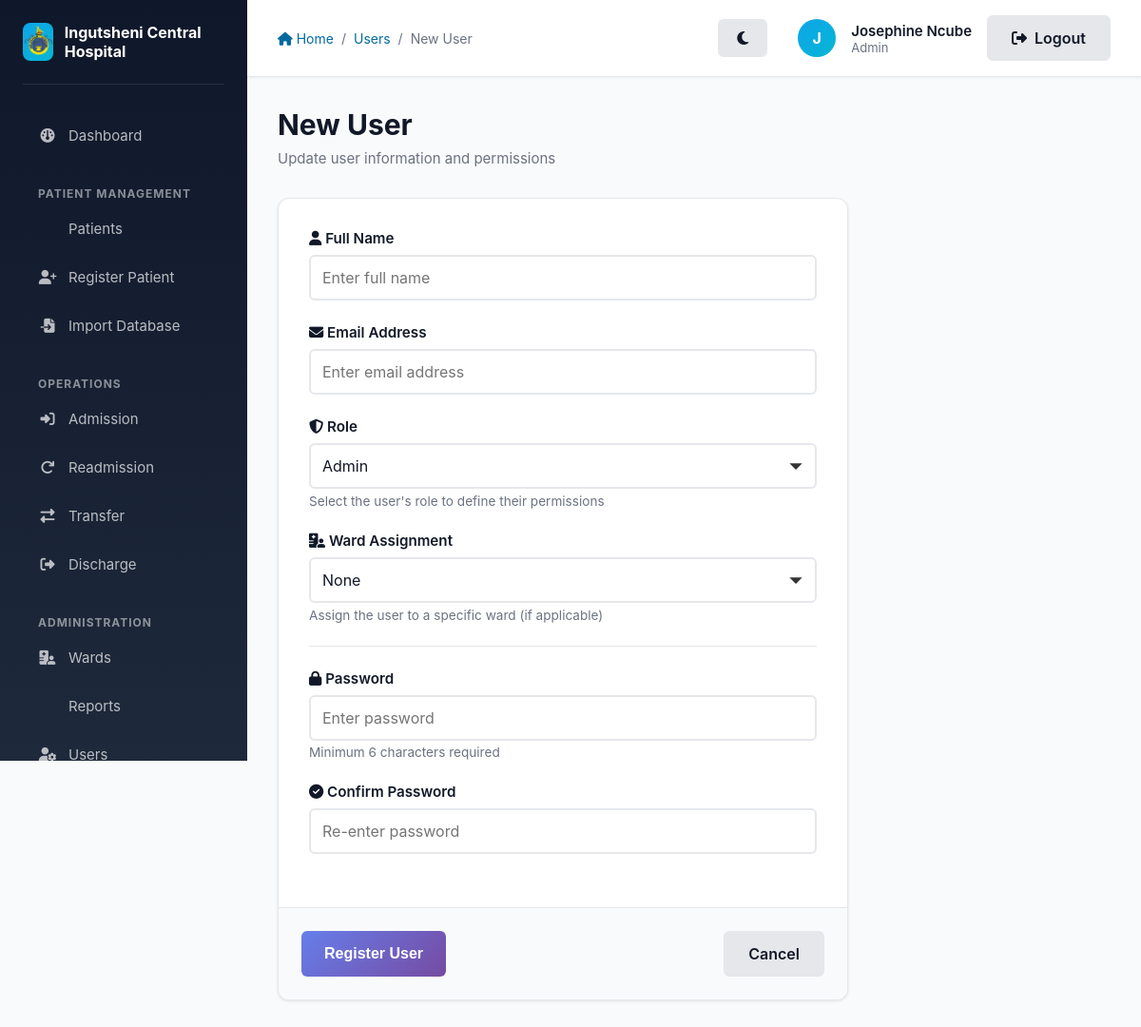
The page /auth/user/new (signed in) on the database its author committed.
### app/models/models.py (models this page shows)
class User(db.Model, UserMixin):
    __tablename__ = 'users'
    id = db.Column(db.Integer, primary_key=True)
    name = db.Column(db.String(100), nullable=False)
    email = db.Column(db.String(120), unique=True, nullable=False)
    password_hash = db.Column(db.String(128), nullable=False)
    role_id = db.Column(db.Integer, db.ForeignKey('roles.id'), nullable=False)
    ward_id = db.Column(db.Integer, db.ForeignKey('wards.id'), nullable=True)

class Role(db.Model):
    __tablename__ = 'roles'
    id = db.Column(db.Integer, primary_key=True)
    name = db.Column(db.String(50), unique=True, nullable=False)
    users = db.relationship('User', backref='role_obj', lazy=True)

### app/auth/routes.py (the view, shortened to what this page needs)
@auth.route('/user/new', methods=['GET', 'POST'])
@login_required
@role_required(['Admin'])
def create_user():
    form = UserRegistrationForm()
    form.role.choices = [(r.id, r.name) for r in Role.query.all()]
    form.ward.choices = [(0, 'None')] + [(w.id, w.name) for w in Ward.query.all()]
    return render_template('auth/create_user.html', title='New User', form=form)

### app/auth/forms.py (shortened to what this page needs)
class UserRegistrationForm(FlaskForm):
    name = StringField('Full Name', validators=[DataRequired()])
    email = StringField('Email', validators=[DataRequired(), Email()])
    role = SelectField('Role', coerce=int, validators=[DataRequired()])
    ward = SelectField('Ward (Optional)', coerce=int)
    password = PasswordField('Password', validators=[DataRequired()])
    confirm_password = PasswordField('Confirm Password', validators=[DataRequired(), EqualTo('password')])
    submit = SubmitField('Register User')

### app/auth/utils.py (called while the page is built)
def role_required(roles):
    def decorator(f):
        @wraps(f)
        def decorated_function(*args, **kwargs):
            if not current_user.is_authenticated or current_user.role_obj.name not in roles:
                abort(403)
            return f(*args, **kwargs)
        return decorated_function
    return decorator

### app/models/models.py (called while the page is built)
@login_manager.user_loader
def load_user(user_id):
    return User.query.get(int(user_id))

### app/templates/auth/create_user.html (shortened to what this page needs)
{% extends "layout.html" %}
{% block breadcrumb %}
    <a href="{{ url_for('main.index') }}"><i class="fas fa-home"></i> Home</a>
    <span>/</span>
    <a href="{{ url_for('auth.manage_users') }}">Users</a>
    <span>/</span>
    <span>{{ title }}</span>
{% endblock %}
{% block content %}
    <div class="page-header">
        <h1 class="page-title">{{ title }}</h1>
        <p class="page-subtitle">{% if title == 'Create User' %}Add a new staff member to the system{% else %}Update user information and permissions{% endif %}</p>
    </div>
    <div style="max-width: 600px;">
        <div class="card">
            <form method="POST" action="" novalidate>
                <div class="card-body">
                    <div class="form-group">
                        <label for="name" class="form-label">
                            <i class="fas fa-user"></i> Full Name
                        </label>
                        {{ form.name(class="form-control" + (" form-error" if form.name.errors else ""), placeholder="Enter full name") }}
                    </div>
                    <div class="form-group">
                        <label for="email" class="form-label">
                            <i class="fas fa-envelope"></i> Email Address
                        </label>
                        {{ form.email(class="form-control" + (" form-error" if form.email.errors else ""), placeholder="Enter email address") }}
                    </div>
                    <div class="form-group">
                        <label for="role" class="form-label">
                            <i class="fas fa-shield-alt"></i> Role
                        </label>
                        {{ form.role(class="form-control" + (" form-error" if form.role.errors else "")) }}
                        <p class="form-text">Select the user's role to define their permissions</p>
                    </div>
                    <div class="form-group">
                        <label for="ward" class="form-label">
                            <i class="fas fa-hospital-user"></i> Ward Assignment
                        </label>
                        {{ form.ward(class="form-control" + (" form-error" if form.ward.errors else "")) }}
                        <p class="form-text">Assign the user to a specific ward (if applicable)</p>
                    </div>
                    {% if form.password %}
                    <hr style="margin: 1.5rem 0; border: none; border-top: 1px solid #e5e7eb;">
                    <div class="form-group">
                        <label for="password" class="form-label">
                            <i class="fas fa-lock"></i> Password
                        </label>
                        {{ form.password(class="form-control" + (" form-error" if form.password.errors else ""), placeholder="Enter password") }}
                        <p class="form-text">Minimum 6 characters required</p>
                    </div>
                    <div class="form-group">
                        <label for="confirm_password" class="form-label">
                            <i class="fas fa-check-circle"></i> Confirm Password
                        </label>
                        {{ form.confirm_password(class="form-control" + (" form-error" if form.confirm_password.errors else ""), placeholder="Re-enter password") }}
                    </div>
                    {% endif %}
                </div>
                <div class="card-footer" style="display: flex; gap: 1rem; justify-content: space-between;">
                    {{ form.submit(class="btn btn-primary") }}
                    <a href="{{ url_for('auth.manage_users') }}" class="btn btn-secondary">Cancel</a>
                </div>
            </form>
        </div>
    </div>
{% endblock %}

### app/templates/layout.html (shortened to what this page needs)
<!DOCTYPE html>
<html lang="en">
<head>
    <link rel="stylesheet" href="{{ url_for('static', filename='style.css') }}">
    <link rel="stylesheet" href="https://cdnjs.cloudflare.com/ajax/libs/font-awesome/6.4.0/css/all.min.css">
</head>
<body>
    <aside class="sidebar no-print" id="sidebar">
        <div class="sidebar-header">
            <div class="sidebar-logo">
                <img src="{{ url_for('static', filename='images/logo.png') }}" alt="Ingutsheni Central Hospital Logo">
            </div>
            <div class="sidebar-title">Ingutsheni Central Hospital</div>
        </div>
        <nav class="sidebar-nav">
            <li><a href="{{ url_for('main.index') }}" class="{% if request.endpoint == 'main.index' %}active{% endif %}">
                <i class="fas fa-dashboard"></i> Dashboard
            </a></li>
        </nav>
        {% if current_user.is_authenticated %}
            <div class="sidebar-section-title">Patient Management</div>
            <nav class="sidebar-nav">
                <li><a href="{{ url_for('patients.list_patients') }}" class="{% if request.endpoint == 'patients.list_patients' %}active{% endif %}">
                     Patients
                </a></li>
                <li><a href="{{ url_for('patients.register_patient') }}" class="{% if request.endpoint == 'patients.register_patient' %}active{% endif %}">
                    <i class="fas fa-user-plus"></i> Register Patient
                </a></li>
                {% if current_user.role_obj.name in ['Admin', 'CMO'] %}
                <li><a href="{{ url_for('patients.import_database') }}" class="{% if request.endpoint == 'patients.import_database' %}active{% endif %}">
                    <i class="fas fa-file-import"></i> Import Database
                </a></li>
                {% endif %}
            </nav>
            <div class="sidebar-section-title">Operations</div>
            <nav class="sidebar-nav">
                <li><a href="{{ url_for('patients.list_patients') }}" class="{% if request.endpoint == 'patients.admit_patient' %}active{% endif %}">
                    <i class="fas fa-sign-in-alt"></i> Admission
                </a></li>
                <li><a href="{{ url_for('patients.readmit_patient') }}" class="{% if request.endpoint in ['patients.readmit_patient', 'patients.readmit_patient_details'] %}active{% endif %}">
                    <i class="fas fa-redo"></i> Readmission
                </a></li>
                <li><a href="{{ url_for('patients.list_patients') }}" class="{% if request.endpoint == 'transfers.transfer_patient' %}active{% endif %}">
                    <i class="fas fa-exchange-alt"></i> Transfer
                </a></li>
                <li><a href="{{ url_for('patients.list_patients') }}" class="{% if request.endpoint == 'patients.discharge_patient' %}active{% endif %}">
                    <i class="fas fa-sign-out-alt"></i> Discharge
                </a></li>
            </nav>
            <div class="sidebar-section-title">Administration</div>
            <nav class="sidebar-nav">
                <li><a href="{{ url_for('wards.list_wards') }}" class="{% if request.endpoint == 'wards.list_wards' %}active{% endif %}">
                    <i class="fas fa-hospital-user"></i> Wards
                </a></li>
                <li><a href="{{ url_for('reports.view_reports') }}" class="{% if request.endpoint == 'reports.view_reports' %}active{% endif %}">
                     Reports
                </a></li>
                {% if current_user.role_obj.name == 'Admin' %}
                    <li><a href="{{ url_for('auth.manage_users') }}" class="{% if request.endpoint == 'auth.manage_users' %}active{% endif %}">
                        <i class="fas fa-user-gear"></i> Users
                    </a></li>
                {% endif %}
            </nav>
        {% endif %}
    </aside>
    <div class="main-content">
        <div class="top-bar no-print">
            <div class="top-bar-left">
                <div class="breadcrumb">
                    {% block breadcrumb %}{% endblock %}
                </div>
            </div>
            <div class="top-bar-right" style="display: flex; align-items: center; gap: 1rem;">
                <div style="display: flex; align-items: center; gap: 1rem; margin-right: 1rem;">
                    <button id="themeToggle" class="btn btn-secondary btn-sm" title="Toggle Dark/Light Mode" style="border-radius: 50%; width: 40px; height: 40px; padding: 0;">
                        <i class="fas fa-moon"></i>
                    </button>
                </div>
                {% if current_user.is_authenticated %}
                    <div class="user-menu">
                        <div class="user-avatar" title="{{ current_user.name }}">
                            {{ current_user.name[0].upper() }}
                        </div>
                        <div class="user-info">
                            <div class="user-name">{{ current_user.name }}</div>
                            <div class="user-role">{{ current_user.role_obj.name }}</div>
                        </div>
                    </div>
                    <a href="{{ url_for('auth.logout') }}" class="btn btn-secondary btn-sm">
                        <i class="fas fa-sign-out-alt"></i> Logout
                    </a>
                {% else %}
                    <a href="{{ url_for('auth.login') }}" class="btn btn-primary btn-sm">
                        <i class="fas fa-sign-in-alt"></i> Login
                    </a>
                {% endif %}
            </div>
        </div>
        <div class="page-content">
            {% block content %}{% endblock %}
        </div>
    </div>
</body>
</html>

### app/static/style.css (style rules this page uses)
:root { --primary: #0369a1; --primary-light: #0ea5e9; --primary-dark: #075985; --success: #16a34a; --success-light: #22c55e; --danger: #dc2626; --warning: #f59e0b; --info: #3b82f6; --neutral: #6b7280; --gray-50: #f9fafb; --gray-100: #f3f4f6; --gray-200: #e5e7eb; --gray-300: #d1d5db; --gray-400: #9ca3af; --gray-500: #6b7280; --gray-600: #4b5563; --gray-700: #374151; --gray-800: #1f2937; --gray-900: #111827; --body-bg: var(--gray-50); --card-bg: #ffffff; --sidebar-bg: linear-gradient(180deg, #0f172a 0%, #1e293b 100%); --topbar-bg: #ffffff; --text-main: var(--gray-900); --text-muted: var(--gray-500); --border-color: var(--gray-200); }
* { margin: 0; padding: 0; box-sizing: border-box; }
body { font-family: -apple-system, BlinkMacSystemFont, 'Segoe UI', 'Roboto', 'Oxygen', 'Ubuntu', 'Cantarell', 'Fira Sans', 'Droid Sans', 'Helvetica Neue', sans-serif; -webkit-font-smoothing: antialiased; -moz-osx-font-smoothing: grayscale; background-color: var(--body-bg); color: var(--text-main); }
.card { background-color: var(--card-bg); border: 1px solid var(--border-color); }
.card-header, .card-footer { background-color: var(--gray-100); border-color: var(--border-color); }
.top-bar { background-color: var(--topbar-bg) !important; border-color: var(--border-color) !important; }
.sidebar { background: var(--sidebar-bg) !important; }
.btn { display: inline-flex; align-items: center; justify-content: center; padding: 0.625rem 1.25rem; border-radius: 0.5rem; font-weight: 600; font-size: 0.9375rem; border: none; cursor: pointer; transition: all 0.2s ease; text-decoration: none; gap: 0.5rem; }
.btn-primary { background-color: var(--primary); color: white; }
.btn-secondary { background-color: var(--gray-300); color: var(--gray-800); }
.btn-sm { padding: 0.375rem 0.75rem; font-size: 0.8125rem; }
.form-group { margin-bottom: 1.5rem; }
.form-label { display: block; margin-bottom: 0.5rem; font-weight: 600; color: var(--gray-700); font-size: 0.9375rem; }
.form-control { width: 100%; padding: 0.625rem 1rem; border: 1px solid var(--border-color); background-color: var(--card-bg); color: var(--text-main); border-radius: 0.5rem; font-size: 0.9375rem; transition: border-color 0.2s, box-shadow 0.2s; font-family: inherit; }
select.form-control { cursor: pointer; }
.form-text { font-size: 0.8125rem; color: var(--text-muted); margin-top: 0.25rem; }
.form-label { display: block; margin-bottom: 0.5rem; font-weight: 600; color: var(--text-main); font-size: 0.9375rem; }
.card { background-color: white; border-radius: 0.75rem; box-shadow: 0 1px 3px rgba(0, 0, 0, 0.1); overflow: hidden; transition: all 0.2s ease; }
.card-body { padding: 1.5rem; }
.card-footer { padding: 1.5rem; background-color: var(--gray-50); border-top: 1px solid var(--gray-200); }
.form-control { font-size: 1rem !important; padding: 0.75rem !important; border: 2px solid var(--border-color) !important; border-radius: 6px !important; transition: all 0.3s ease !important; font-family: inherit !important; }
select.form-control { appearance: none !important; background-repeat: no-repeat !important; background-position: right 0.75rem center !important; background-size: 1rem !important; padding-right: 2.5rem !important; }
.form-group { margin-bottom: 1.5rem !important; }
.form-label { display: block !important; margin-bottom: 0.5rem !important; font-weight: 600 !important; color: var(--text-main) !important; font-size: 0.95rem !important; }
.form-text { display: block !important; color: var(--text-muted) !important; font-size: 0.85rem !important; margin-top: 0.3rem !important; }
.btn { font-size: 1rem !important; font-weight: 600 !important; padding: 0.75rem 1.5rem !important; border: none !important; border-radius: 6px !important; cursor: pointer !important; transition: all 0.3s ease !important; display: inline-flex !important; align-items: center !important; gap: 0.5rem !important; text-decoration: none !important; }
.btn-primary { background: linear-gradient(135deg, #667eea 0%, #764ba2 100%) !important; color: white !important; }
.btn-secondary { background: var(--gray-200) !important; color: var(--text-main) !important; border: 2px solid var(--border-color) !important; }
.card-body { padding: 2rem !important; }

### rows shown on the page
User: name "J", name "Josephine Ncube"
Role: role_obj.name "Admin"

### other values the page prints
{{ title }} "New User"
